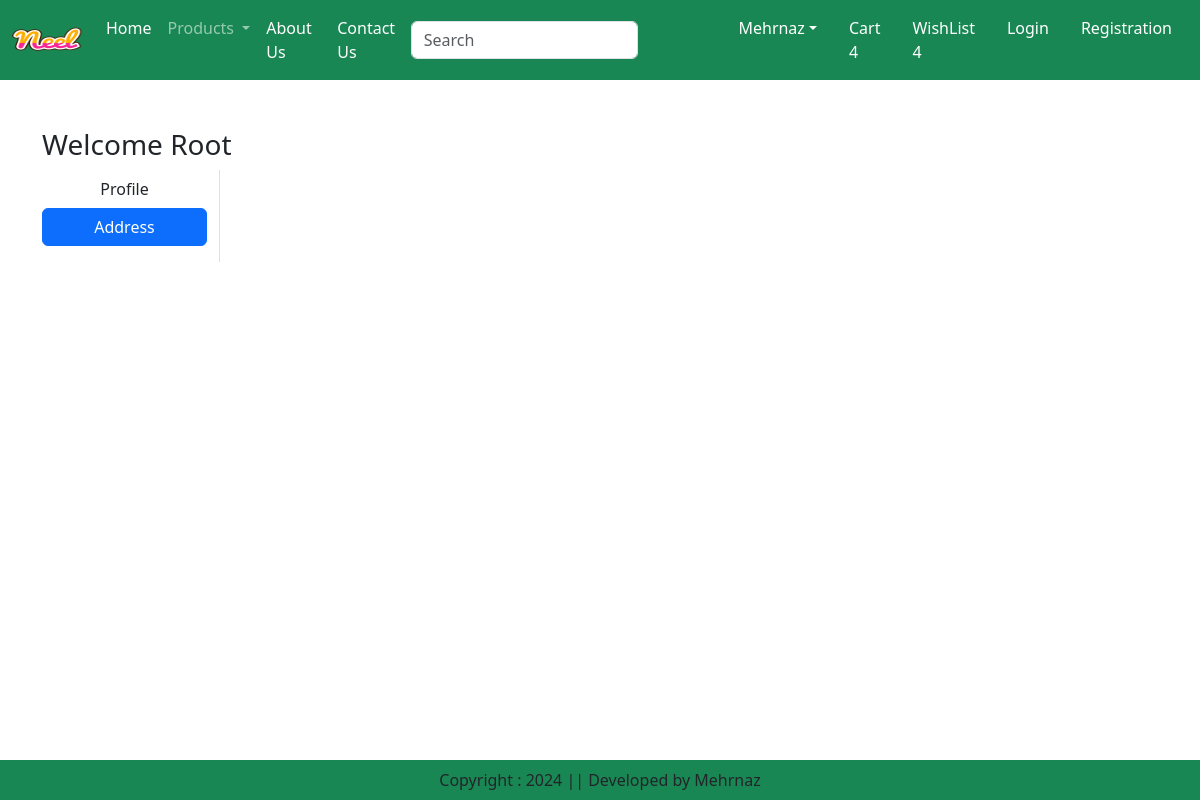
The app's page /address/ (signed in), older data.
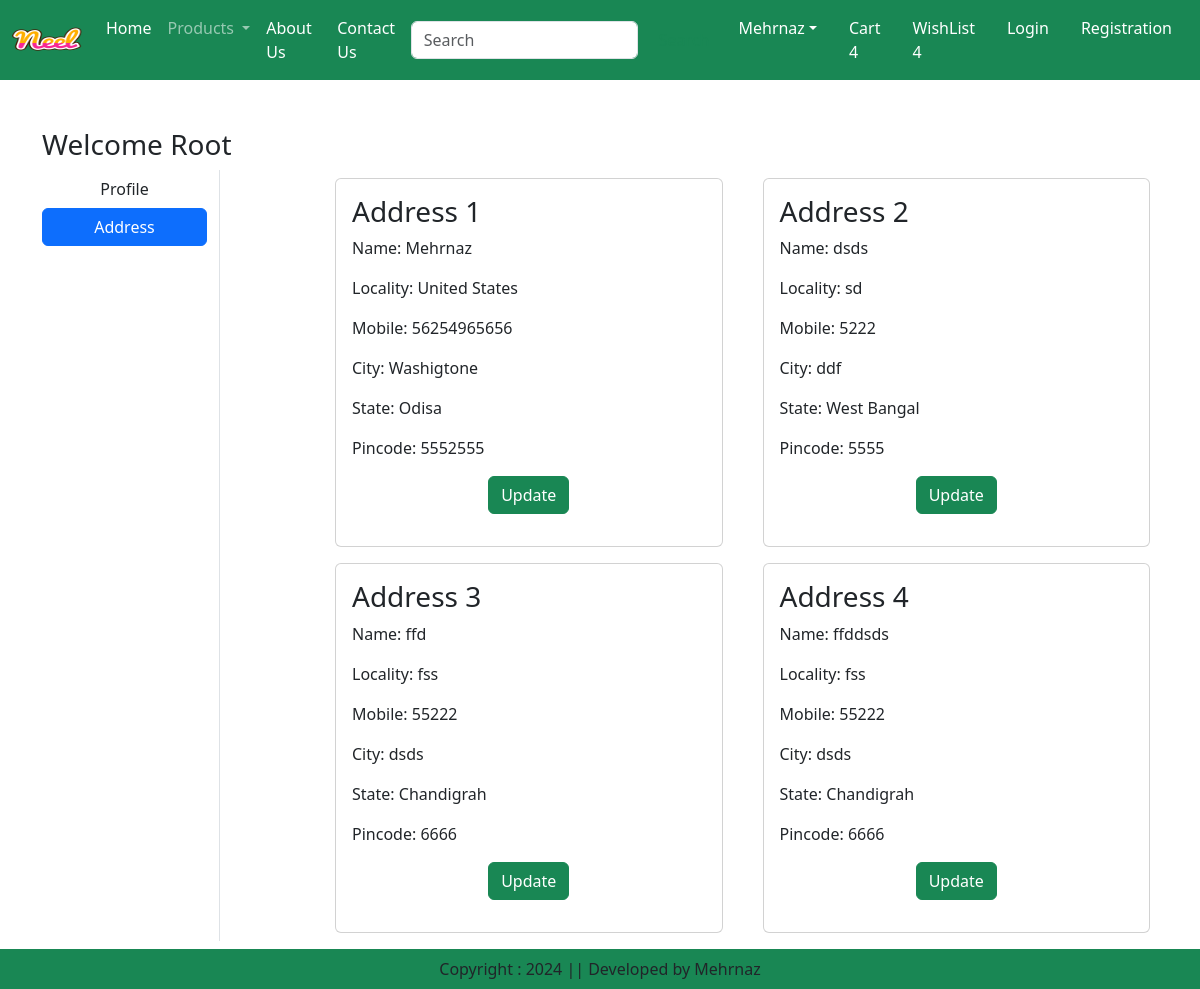
The same page, newer data.
### app/models.py (models this page shows, shortened)
class Customer(models.Model):
    user = models.ForeignKey(User,on_delete=models.CASCADE)
    name = models.CharField(max_length=200)
    locality = models.CharField(max_length=200)
    city = models.CharField(max_length=50)
    mobile= models.IntegerField(default=0)
    zipcode = models.IntegerField()
    state = models.CharField(choices=STATE_CHOICES, max_length=100)

### app/views.py (the view)
# urls.py: path('address/',views.address, name="address"),
def address(request):
    add = Customer.objects.filter(user=request.user)
    return render(request,'app/address.html',locals())

### app/templates/app/address.html (shortened to what this page needs)
{% extends 'app/base.html' %}
{% load static %}
{% block main-content %}
<div class="container my-5">
    <div class="row">
        <h3>Welcome <span class="text-capitalize">{{request.user}}</span></h3>
        <div class="col-sm-2 border-end">
            <ul class="list-unstyled">
                <li class="d-grid"><a href="{% url 'profile'%}" class="btn ">Profile</a></li>
                <li class="d-grid"><a href="{% url 'address'%}" class="btn btn-primary">Address</a></li>
            </ul>
        </div>
        <div class="col-sm-9 offset-sm-1">
            <div class="row">
                {% for ad in add %}
                    <div class="col-sm-6">
                        <div class="card m-2">
                            <div class="card-body">
                                <h3>Address {{forloop.counter}}</h3>
                                <p>Name: {{ad.name}}</p>
                                <p>Locality: {{ad.locality}}</p>
                                <p>Mobile: {{ad.mobile}}</p>
                                <p>City: {{ad.city}}</p>
                                <p>State: {{ad.state}}</p>
                                <p>Pincode: {{ad.zipcode}}</p>
                                <p class="text-center"><a href="{% url 'updateAddress' pk=ad.id %}" type="button" class="btn btn-success">Update</a></p>
                            </div>
                        </div>
                    </div>
                {% endfor %}
            </div>
        </div>
    </div>
</div>
{% endblock main-content %}

### app/templates/app/base.html (shortened to what this page needs)
<!DOCTYPE html>
{% load static %}
<html lang="en">
<head>
    <link href="https://cdn.jsdelivr.net/npm/bootstrap@5.3.2/dist/css/bootstrap.min.css" rel="stylesheet">
    <link rel ="stylesheet" href="{% static 'app/css/owl.carousel.min.css' %}">
    <link rel ="stylesheet" href="{% static 'app/css/all.min.css' %}">
    <link rel ="stylesheet" href="{% static 'app/css/style.css' %}">
</head>
<body>
    <nav class="navbar navbar-expand-lg navbar-dark bg-success">
        <div class="container-fluid">
          <a class="navbar-brand" href="#">
            <img src="{% static 'app/images/neel.png'%}" width="70" height="50"/>
          </a>
          <div class="collapse navbar-collapse" id="navbarSupportedContent">
            <ul class="navbar-nav me-auto mb-2 mb-lg-0">
              <li class="nav-item">
                <a class="nav-link active" aria-current="page" href="/">Home</a>
              </li>
              <li class="nav-item dropdown">
                <a class="nav-link dropdown-toggle" href="#" role="button" data-bs-toggle="dropdown" aria-expanded="false">
                  Products
                </a>
              </li>
              <li class="nav-item">
                <a class="nav-link text-white" href="{% url 'about' %}">About Us</a>
              </li>
              <li class="nav-item">
                <a class="nav-link text-white" href="{% url 'contact'%}">Contact Us</a>
              </li>
            </ul>
            <form class="d-flex" role="search">
              <input class="form-control me-2" type="search" placeholder="Search" aria-label="Search">
              <button class="btn btn-outline-success" type="submit">Search</button>
            </form>
          </div>
          <ul class="navbar-nav me-auto mb-2 mb-lg-0">
            <li class="nav-item dropdown mx-2">
                <a class="nav-link dropdown-toggle text-white" href="#"
                id="profileDropdown" role="button" data-bs-toggle="dropdown"
                aria-expanded="false">Mehrnaz</a>
            </li>
            <li class="nav-item mx-2">
                <a href="#" class="nav-link text-white">Cart 4</a>
            </li>
            <li class="nav-item mx-2">
                <a href="#" class="nav-link text-white">WishList 4</a>
            </li>
            <li class="nav-item mx-2">
                <a href="{% url 'login' %}" class="nav-link text-white">Login</a>
            </li>
            <li class="nav-item mx-2">
                <a href="{% url 'customerregistration'%}" class="nav-link text-white">Registration</a>
            </li>
          </ul>
        </div>
      </nav>
      {% block main-content %}{% endblock main-content %}
      <footer class="container-fluid fixed-bottom bg-success text-center p-2 mt-5">
        Copyright : 2024 || Developed by Mehrnaz
      </footer>
</body>
</html>

Row changes from the older to the newer data that the page shows:
added Customer: name "Mehrnaz", locality "United States", mobile "56254965656", city "Washigtone", state "Odisa", zipcode "5552555"
added Customer: name "dsds", locality "sd", mobile "5222", city "ddf", state "West Bangal", zipcode "5555"
added Customer: name "ffd", locality "fss", mobile "55222", city "dsds", state "Chandigrah", zipcode "6666"
added Customer: name "ffddsds", locality "fss", mobile "55222", city "dsds", state "Chandigrah", zipcode "6666"
